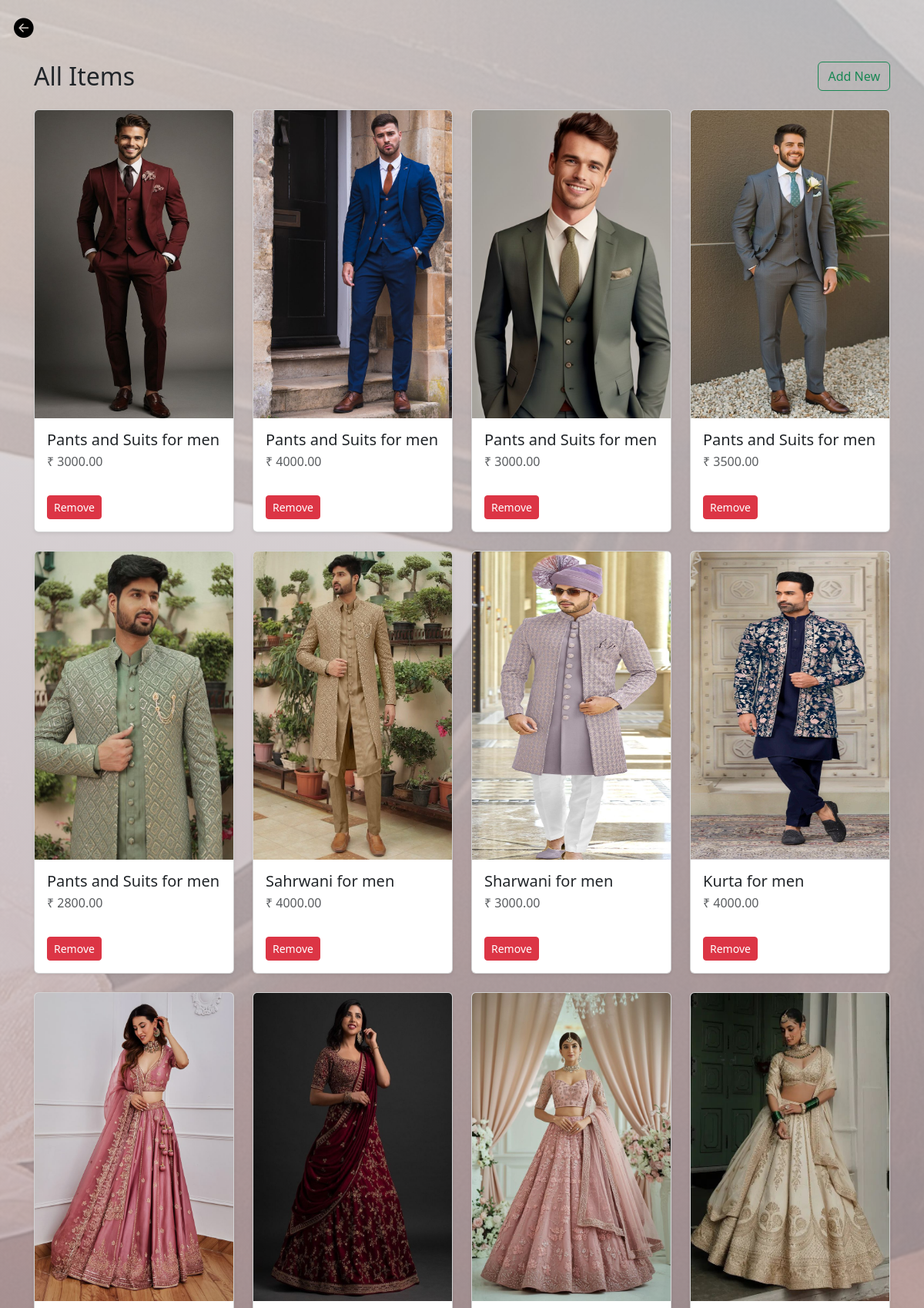
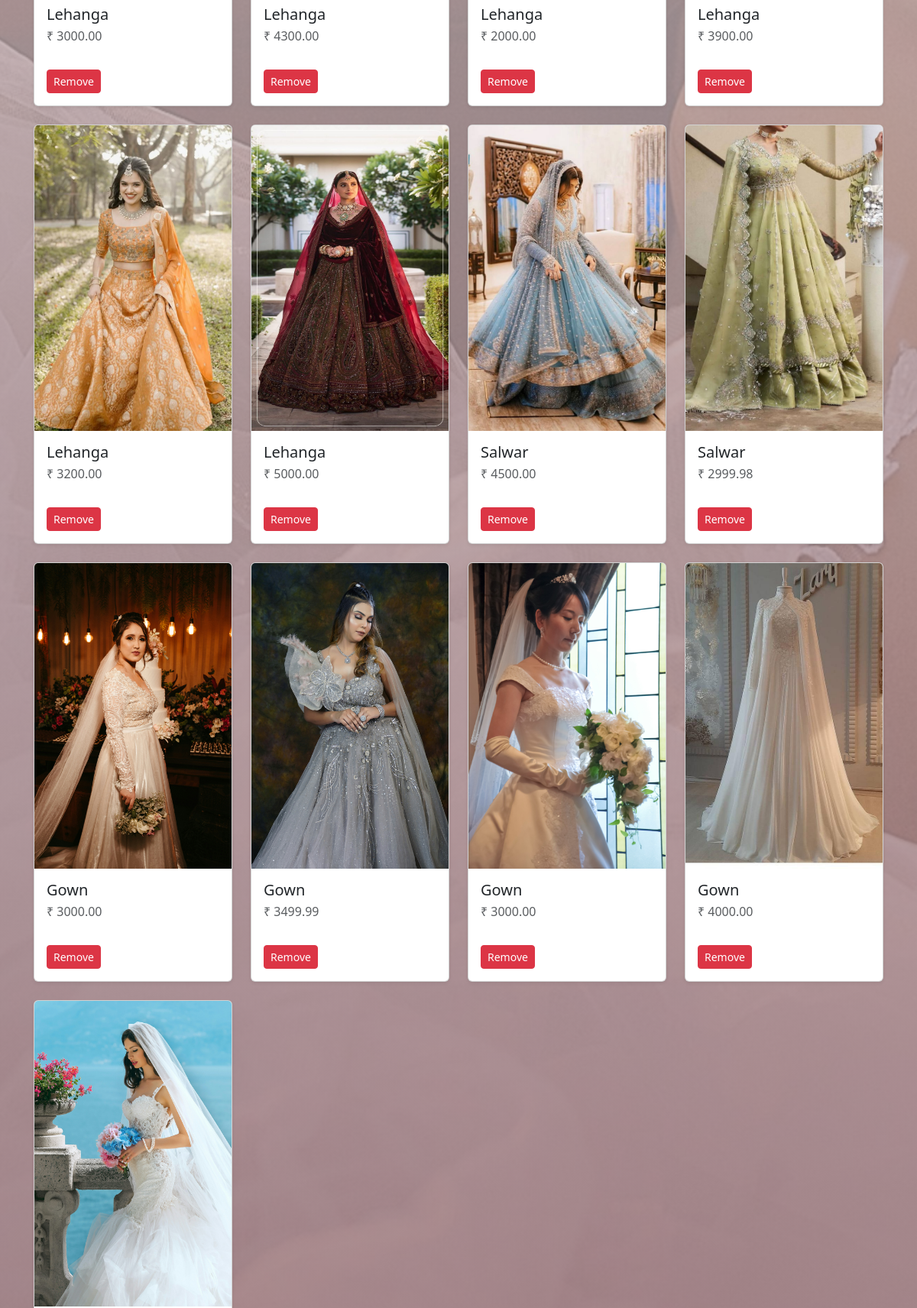
The app's page /item_view (upper part) with its own data (2 pictures, top to bottom).
### rental_online/models.py (models this page shows, shortened)
class product_Tbl(models.Model):
    GENDER_CHOICES = [
        ('Male', 'Male'),
        ('Female', 'Female'),
        ('Unisex', 'Unisex'),
    ]
    SIZE_CHOICES = [
        ('XS', 'Extra Small'),
        ('S', 'Small'),
        ('M', 'Medium'),
        ('L', 'Large'),
        ('XL', 'Extra Large'),
        ('XXL', 'Double Extra Large'),
    ]
    item_name=models.CharField(max_length=50)
    item_image=models.FileField(upload_to='pictures')
    item_description = models.TextField()
    item_price = models.DecimalField(max_digits=10, decimal_places=2)
    gender = models.CharField(max_length=10, choices=GENDER_CHOICES)
    quantity = models.PositiveIntegerField(default=1)
    size_chart = models.CharField(max_length=5, choices=SIZE_CHOICES)
    color = models.CharField(max_length=50)
    available_from = models.DateField(help_text="Available start date")
    available_to = models.DateField(help_text="Available end date")

### rental_online/views.py (the view)
# urls.py: path('item_view',views.item_view, name='item_view'),
def item_view(request):
        object=product_Tbl.objects.all()
        return render(request,'item_view.html',{'obj':object})

### templates/item_view.html (shortened to what this page needs)
<!DOCTYPE html>
<html lang="en">
<head>
    {% load static %}
  <link href="https://cdn.jsdelivr.net/npm/bootstrap@5.3.3/dist/css/bootstrap.min.css" rel="stylesheet">
  <link href="https://cdn.jsdelivr.net/npm/bootstrap-icons@1.10.5/font/bootstrap-icons.css" rel="stylesheet">
</head>
<body class="bg-light">
  <a href="{% url 'admin_additem' %}" class="back-btn" aria-label="Back to login">
    <i class="bi bi-arrow-left-circle-fill"></i>
  </a>
  <div class="container py-5">
    <div class="d-flex justify-content-between align-items-center mb-4 text-center">
      <h2 class="mb-0">All Items</h2>
      <a href="{% url 'admin_additem' %}" class="btn btn-outline-success">Add New</a>
    </div>
    <div class="row g-4">
      {% for i in obj %}
      <div class="col-12 col-sm-6 col-md-4 col-lg-3">
        <div class="card h-100 shadow-sm">
          {% if i.item_image %}
          <img src="{{ i.item_image.url }}" class="card-img-top" style="height: 400px;" alt="{{ i.item_name }}">
          {% endif %}
          <div class="card-body">
            <h5 class="card-title mb-1">{{ i.item_name }}</h5>
            <p class="card-text text-muted mb-0">₹ {{ i.item_price }}</p>
          </div>
          <div>
            <a href="/remove_item?cid={{ i.id }}" class="btn btn-danger btn-sm m-3">Remove</a>
          </div>
        </div>
      </div>
      {% empty %}
      <p>No items yet.</p>
      {% endfor %}
    </div>
  </div>
</body>
</html>

### records on screen
product_Tbl: item_image (picture), item_name "Pants and Suits for men", item_price "3000.00"
product_Tbl: item_image (picture), item_name "Pants and Suits for men", item_price "4000.00"
product_Tbl: item_image (picture), item_name "Pants and Suits for men", item_price "3000.00"
product_Tbl: item_image (picture), item_name "Pants and Suits for men", item_price "3500.00"
product_Tbl: item_image (picture), item_name "Pants and Suits for men", item_price "2800.00"
product_Tbl: item_image (picture), item_name "Sahrwani for men", item_price "4000.00"
product_Tbl: item_image (picture), item_name "Sharwani for men", item_price "3000.00"
product_Tbl: item_image (picture), item_name "Kurta for men", item_price "4000.00"
product_Tbl: item_image (picture), item_name "Lehanga", item_price "3000.00"
product_Tbl: item_image (picture), item_name "Lehanga", item_price "4300.00"
product_Tbl: item_image (picture), item_name "Lehanga", item_price "2000.00"
product_Tbl: item_image (picture), item_name "Lehanga", item_price "3900.00"
product_Tbl: item_image (picture), item_name "Lehanga", item_price "3200.00"
product_Tbl: item_image (picture), item_name "Lehanga", item_price "5000.00"
product_Tbl: item_image (picture), item_name "Salwar", item_price "4500.00"
product_Tbl: item_image (picture), item_name "Salwar", item_price "2999.98"
product_Tbl: item_image (picture), item_name "Gown", item_price "3000.00"
product_Tbl: item_image (picture), item_name "Gown", item_price "3499.99"
product_Tbl: item_image (picture), item_name "Gown", item_price "3000.00"
product_Tbl: item_image (picture), item_name "Gown", item_price "4000.00"
product_Tbl: item_image (picture)
